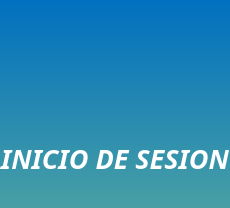
           <widget class="QFrame" name="FrameIzq">
            <property name="styleSheet">
             <string notr="true">QFrame{
background-color: qlineargradient(spread:reflect, x1:0, y1:0, x2:0, y2:1, stop:0 rgba(0, 112, 192, 255), stop:1 rgba(71, 159, 164, 255));
border:0px;
}

QLabel{
background-color:#000000ff;
color:White;
border:0px solid #14C8DC;
}

QLineEdit{
background-color:White;
border:0px;
color:Black;
border-bottom:2px solid rgb(61,61,61);
font: 75 12pt &quot;Times New Roman&quot;;
}

QPushButton{
background-color:#A4D6DC;
border-radius:20px;
color:Black;
}

QPushButton:hover{
background-color:#DCD8A4;
border-radius:20px;
color:Black;
}

QComboBox{
background-color:White;
border:0px;
color:Black;
border-bottom:2px solid rgb(61,61,61);
font: 75 12pt &quot;Times New Roman&quot;;
}

QTableWidget{
	background-color:rgb(255,255,255);
	color:rgb(0,0,0);
	gridline-color:rgb(61,61,61);
	font-size:12pt;
	color:#000000;
}

QHeaderView::section{
background-color:#A4D6DC;
border:1px solid rgb(0,0,0);
font-size:12pt;
}

QTableWidgetQTableCornerButton::section{
background-color:rgb(0,0,0);
border:1px solid rgb(0,206,151);
}

QTabWidget{
background-color: rgb(129, 129, 129);
}

</string>
            </property>
            <property name="frameShape">
             <enum>QFrame::StyledPanel</enum>
            </property>
            <property name="frameShadow">
             <enum>QFrame::Raised</enum>
            </property>
            <layout class="QVBoxLayout" name="verticalLayout_5" stretch="0,1,10,2,5,1,0">
             <property name="leftMargin">
              <number>0</number>
             </property>
             <property name="topMargin">
              <number>0</number>
             </property>
             <property name="rightMargin">
              <number>0</number>
             </property>
             <property name="bottomMargin">
              <number>0</number>
             </property>
             <item>
              <widget class="QPushButton" name="BTNUs">
               <property name="styleSheet">
                <string notr="true">QPushButton{
background-color:#000000ff;
border-radius:20px;
color:Black;
}</string>
               </property>
               <property name="text">
                <string/>
               </property>
              </widget>
             </item>
             <item>
              <spacer name="verticalSpacer">
               <property name="orientation">
                <enum>Qt::Vertical</enum>
               </property>
               <property name="sizeHint" stdset="0">
                <size>
                 <width>20</width>
                 <height>27</height>
                </size>
               </property>
              </spacer>
             </item>
             <item>
              <widget class="QLabel" name="label">
               <property name="styleSheet">
                <string notr="true">border-image: url(:/cct2/Logo DesinGlass ORIGINAL.png);</string>
               </property>
               <property name="text">
                <string/>
               </property>
               <property name="scaledContents">
                <bool>false</bool>
               </property>
               <property name="alignment">
                <set>Qt::AlignCenter</set>
               </property>
              </widget>
             </item>
             <item>
              <spacer name="verticalSpacer_2">
               <property name="orientation">
                <enum>Qt::Vertical</enum>
               </property>
               <property name="sizeHint" stdset="0">
                <size>
                 <width>20</width>
                 <height>57</height>
                </size>
               </property>
              </spacer>
             </item>
             <item>
              <widget class="QLabel" name="label_2">
               <property name="font">
                <font>
                 <family>Bodoni MT</family>
                 <pointsize>20</pointsize>
                 <weight>75</weight>
                 <italic>true</italic>
                 <bold>true</bold>
                </font>
               </property>
               <property name="text">
                <string>INICIO DE SESION</string>
               </property>
               <property name="alignment">
                <set>Qt::AlignCenter</set>
               </property>
              </widget>
             </item>
             <item>
              <spacer name="verticalSpacer_3">
               <property name="orientation">
                <enum>Qt::Vertical</enum>
               </property>
               <property name="sizeHint" stdset="0">
                <size>
                 <width>20</width>
                 <height>27</height>
                </size>
               </property>
              </spacer>
             </item>
             <item>
              <widget class="QPushButton" name="BTCUs">
               <property name="styleSheet">
                <string notr="true">QPushButton{
background-color:#000000ff;
border-radius:20px;
color:Black;
}</string>
               </property>
               <property name="text">
                <string/>
               </property>
              </widget>
             </item>
            </layout>
           </widget>
